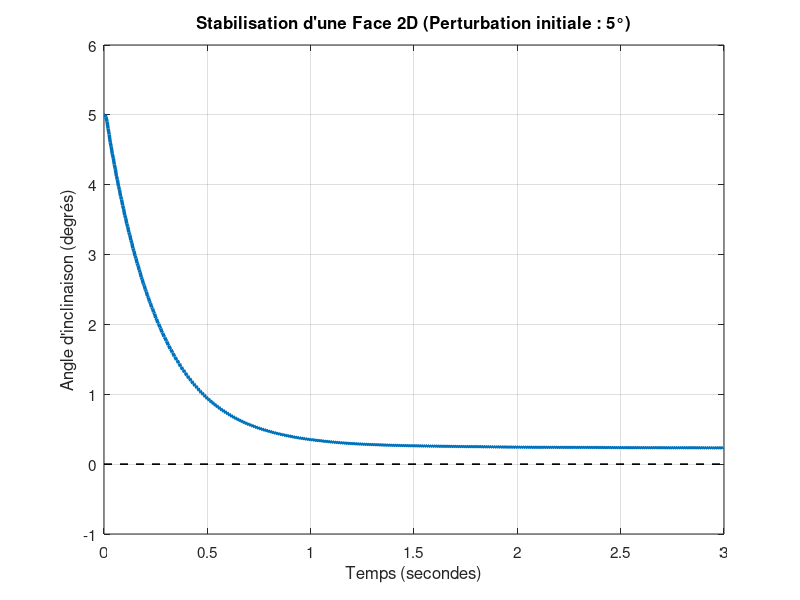

This chart was generated by the following MATLAB code:
%% Expérience : Stabilisation 2D - Face de Tétraèdre de Reuleaux
clear all; close all; clc;

% --- Paramètres Physiques (Modèle Face 2D) ---
g = 9.81; 
m_face = 0.250;     % Masse d'une face seule (kg)
lb = 0.05;         % Bras de levier (m) - Distance Sommet -> CG
I_face = 0.003;    % Inertie de la plaque 2D
Cb = 0.0008;       % Frottement de l'air

% --- Configuration Simulation ---
dt = 0.005; 
t_final = 3; 
n_steps = t_final/dt;

theta = zeros(1, n_steps); 
theta_dot = zeros(1, n_steps); 
time = zeros(1, n_steps);

% Condition initiale
theta(1) = deg2rad(5); % Perturbation de 5°

% --- Contrôle PID --- 
Kp = 7.0;  
Kd = 1.8; 
Ki = 0.3; 
integral_error = 0;
sat_limit = 0.08; 

% --- Simulation ---
for k = 1:n_steps-1
    error = 0 - theta(k);
    integral_error = integral_error + error * dt;
    
    % Calcul du couple moteur
    Tm_pid = Kp*error + Ki*integral_error - Kd*theta_dot(k);
    Tm = max(min(Tm_pid, sat_limit), -sat_limit); 
    
    % Dynamique du pendule inversé 2D
    % On utilise sin(theta) pour la non-linéarité du poids
    theta_ddot = (m_face*g*lb * sin(theta(k)) + Tm - Cb*theta_dot(k)) / I_face;
    
    % Intégration Euler
    theta_dot(k+1) = theta_dot(k) + theta_ddot * dt;
    theta(k+1) = theta(k) + theta_dot(k) * dt;
    time(k+1) = time(k) + dt;
end

% --- Affichage Graphique Unique ---
figure('Color', 'w', 'Position', [100, 100, 900, 500]); % Fenêtre large
plot(time, rad2deg(theta), 'Color', [0 0.4470 0.7410], 'LineWidth', 2.5);

grid on; hold on;
line([0 t_final], [0 0], 'Color', 'k', 'LineStyle', '--', 'LineWidth', 1.2);

% Esthétique du graphe
title('Stabilisation d''une Face 2D (Perturbation initiale : 5°)', 'FontSize', 14);
xlabel('Temps (secondes)', 'FontSize', 12);
ylabel('Angle d''inclinaison (degrés)', 'FontSize', 12);
set(gca, 'FontSize', 11);
ylim([-1 6]); % Zoom sur la zone utile
xlim([0 t_final]);
